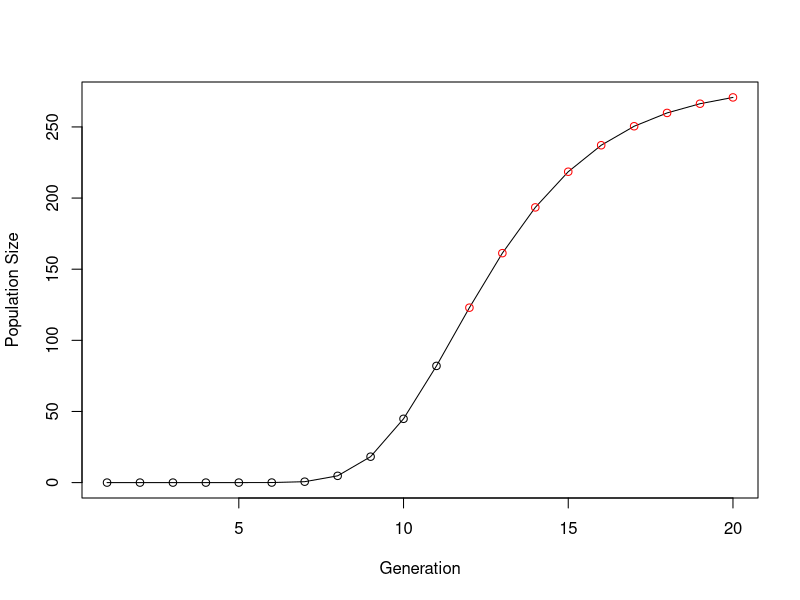

The R source for this figure:
##### 1 #####
seq(20, 10, by=-1)
# Or, if I must use a loop
x <- 20
while (x >= 10){
  print(x)
  x <- x-1
}

# Or, to avoud while loops
i <- 20
for (i in 20:10){
  print(i)
}

#### 2 ####
seq(20, 10, by=-2)

i <- 20

is.even <- function(x){
 x %% 2 == 0 }

for (i in 20:10){
  if (is.even(i)){
    print(i)
  }
}


#### 3 ####
#primer numbers: I can't do any better than this internet answer

# if (any(num %% 2:(num-1) == 0))  EXPLAINED:
# Looks any answer of 0 from range of number %% 2 to number %% (number-1).
# ie. if num <- 5, it looks for any 0 answer from: 5 %% 2, 5 %% 3, 5 %% 4  

is.prime <- function(num) {
  if (num == 2) {
    TRUE
  } else if (any(num %% 2:(num-1) == 0)) {
    FALSE
  } else { 
    TRUE
  }
}


is.prime(2)

#### 4 #####
# Write a loop that prints out the numbers from 1 to 20, printing “Good: NUMBER” if the number is
# divisible by five and “Job: NUMBER” if then number is prime, and nothing otherwise.

for (i in 1:20){
  if (i == 5){
    cat("Good Job:", i, "\n")
  }else if (is.prime(i)){
    cat("Job:", i, "\n")
  } else if (i %% 5 == 0) {
    cat("Good:", i, "\n")
  } else {
    invisible(i)
  }
}

#### 5 ####
# A biologist is modelling population growth using a Gompertz curve, which is defined as y(t) = a.e−b.e−c.t
# where y is population size, t is time, a and b are parameters, and e is the exponential function. Write
# them a function that calculates population size at any time for any values of its parameters.
Gompertz.point <- function(t, a, b, c){
  z <- a*exp(-b*exp(-c*t))
  return(z)
}

Gompertz.point(194, 20, 33, 22)

#### 6 ####
# The biologist likes your function so much they want you to write another function that plots the progress
# of the population over a given length of time. Write it for them.
# a = asymptote (where population levels off)
# b = displacement on x-axis
# c = growth rate
output <- c()

Gompert.curve <- function(start, finish, a, b, c){
  for (i in start:finish){
    to_add <- Gompertz.point(i, a, b, c)
    output <- c(output, to_add)
  }
  plotty <- plot(output, type="o", col= ifelse(output > a,'blue', ifelse(output > b, 'red', 'black')), xlab = 'Generation', ylab = 'Population Size')
  return(list(plotty, output))
}

Gompert.curve(1, 20, 280, 100, 0.4)

# Graph cars using blue points overlayed by a line 
#plot(values, type="o", col="blue", xlab = 'Generation', ylab = 'Population Size')

#### 7 ####
# The biologist has fallen in love with your plotting function, but want to colour y values above a as blue,
# and y values above b as red. Change your function to allow that.
# http://stackoverflow.com/questions/11838278/plot-with-conditional-colors-based-on-values-in-r
# outout > a  col='blue'
# outout > b col='red'
# else col="black"

#See answer to #7 in #6 above

#### 8 ####
# You are beginning to suspect the biologist is taking advantage of you. Modify your function to plot in
# purple any y value that’s above a and b. Hint: try putting 3==3 & 2==2 and 3==4 | 2==2 into an if
# statement and see what you get. Using this construction may make this simpler.

#### 9 ####

# Write a function that draws boxes of a specified width and height that look like this (height 3, width 5):

sillybox <- function(w,h){
  #creating the lines to use (one with * width times and other with * at ends and blanks in middle)
  line1 <- c(rep('*', w, '\n'))
  BLANK <- c(rep(' ', w-2))
  line2 <- c('*', BLANK, '*')
  #print first line
  cat(noquote(line1),"\n")
  # now print the middle line h-2 times
  for (i in 1:(h-2)){
    cat(noquote(line2), "\n")
  }
  # print bottom line
  cat(noquote(line1),"\n")
}

sillybox(5,3)

#### 10 ####
#Modify your box function to put text centred inside the box.

#Copied the function from quest. 09 and modifying it:
# Notes: text to be centered in width, and then centered height

messagebox <- function(w,h, m){
  # line1 is top and bottom of box: 
  line1 <- c(rep('*', w, '\n'))
  #line2 is internal lines without message
  BLANK <- c(rep(' ', w-2))
  line2 <- c('*', BLANK, '*')
  # Make sure box is large enough for the message
  if ((nchar(m) > w-2) | h < 3) {
    print("Your box size is too small for your text! Try again.")
  } else {
    #print first line
    cat(noquote(line1),"\n")
    # width centering for message line: get number needed blanks
    mblanks <- w - (nchar(m))
    #determine how many blanks for left vs right side of message
    # odd number spaces: offset message to left
    leftb <- floor(mblanks/2)
    leftblank <- c(rep(' ', leftb))
    rightb <- ceiling(mblanks/2)
    rightblank <- c(rep(' ', rightb))
    # the message line
    mline <- c('*', leftblank, m, rightblank, '*') 
    # now print the middle line h-2 times
    toplines <- floor((h-3)/2)
    bottomlines <- ceiling((h-3)/2)
    for (i in 1:toplines){
      cat(noquote(line2), "\n")
    }
    cat(mline, '\n')
    for (i in 1:bottomlines){
      cat(noquote(line2), "\n")
    }
  # print bottom line
  cat(noquote(line1),"\n")
  }
}


#messagebox(width, height, message)
messagebox(21,10,"cantankerous")



